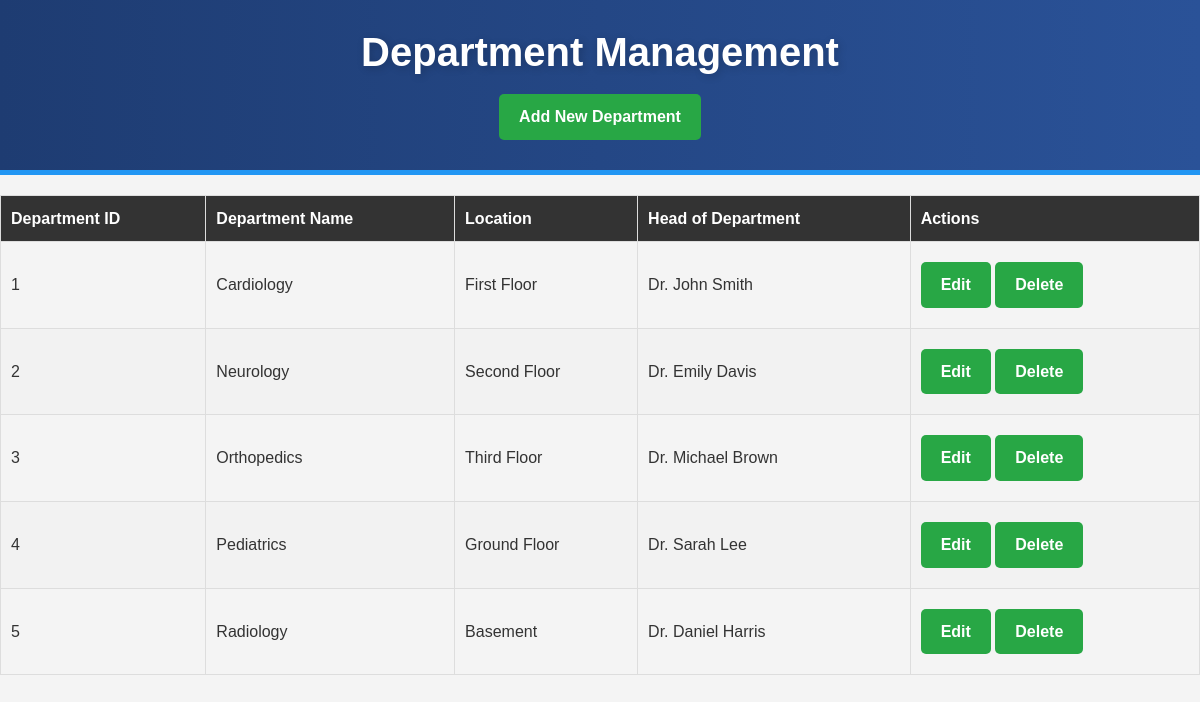
The page /management/department_management/index.php on the database its author committed.
### tables this page shows
CREATE TABLE `departments` (
  `dept_id` int(11) NOT NULL,
  `dept_name` varchar(100) DEFAULT NULL,
  `location` varchar(100) DEFAULT NULL,
  `dept_head` varchar(100) DEFAULT NULL
);

### management/department_management/index.php (the view, shortened to what this page needs)
<?php
include('../../includes/db_connection.php');
$query = "SELECT * FROM departments";
$result = mysqli_query($conn, $query);
?>
<!DOCTYPE html>
<html lang="en">
<head>
    <link rel="stylesheet" href="../assets/css/style.css">
    <link rel="stylesheet" href="department.css">
</head>
<body>
    <header>
        <h1>Department Management</h1>
        <a href="add_department.php" class="btn">Add New Department</a>
    </header>
    <table>
        <thead>
            <tr>
                <th>Department ID</th>
                <th>Department Name</th>
                <th>Location</th>
                <th>Head of Department</th>
                <th>Actions</th>
            </tr>
        </thead>
        <tbody>
        <?php while ($row = mysqli_fetch_assoc($result)): ?>
            <tr>
                <td><?= $row['dept_id'] ?></td>
                <td><?= $row['dept_name'] ?></td>
                <td><?= $row['location'] ?></td>
                <td><?= $row['dept_head'] ?></td>
                <td>
                    <a href="edit_department.php?dept_id=<?= $row['dept_id'] ?>" class="btn">Edit</a>
                    <a href="delete_department.php?dept_id=<?= $row['dept_id'] ?>" class="btn">Delete</a>
                </td>
            </tr>
        <?php endwhile; ?>
        </tbody>
    </table>
</body>
</html>

### assets/css/style.css (style rules this page uses)
* { margin: 0; padding: 0; box-sizing: border-box; }
body { font-family: "Arial", sans-serif; background: #f5f7fa; color: #333; line-height: 1.6; }
h1 { font-size: 2.5rem; margin-bottom: 20px; color: #fff; text-shadow: 2px 2px 8px rgba(0, 0, 0, 0.2); }
a { text-decoration: none; }
header { background: linear-gradient(to right, #1e3c72, #2a5298); color: #fff; text-align: center; padding: 40px 0; border-bottom: 5px solid #2196f3; }

### management/department_management/department.css (style rules this page uses)
body { font-family: Arial, sans-serif; margin: 0; padding: 0; background-color: #f4f4f4; }
header { background-color: #333; color: white; padding: 20px; text-align: center; }
h1 { margin: 0; }
a.btn, form button { background-color: #28a745; color: white; padding: 10px 20px; text-decoration: none; border-radius: 5px; font-weight: bold; display: inline-block; margin: 10px 0; cursor: pointer; }
table { width: 100%; margin: 20px 0; border-collapse: collapse; }
table th, table td { padding: 10px; text-align: left; border: 1px solid #ddd; }
table th { background-color: #333; color: white; }
table tr:nth-child(even) { background-color: #f2f2f2; }

### rows shown on the page
departments: dept_id "1", dept_name "Cardiology", location "First Floor", dept_head "Dr. John Smith"
departments: dept_id "2", dept_name "Neurology", location "Second Floor", dept_head "Dr. Emily Davis"
departments: dept_id "3", dept_name "Orthopedics", location "Third Floor", dept_head "Dr. Michael Brown"
departments: dept_id "4", dept_name "Pediatrics", location "Ground Floor", dept_head "Dr. Sarah Lee"
departments: dept_id "5", dept_name "Radiology", location "Basement", dept_head "Dr. Daniel Harris"
